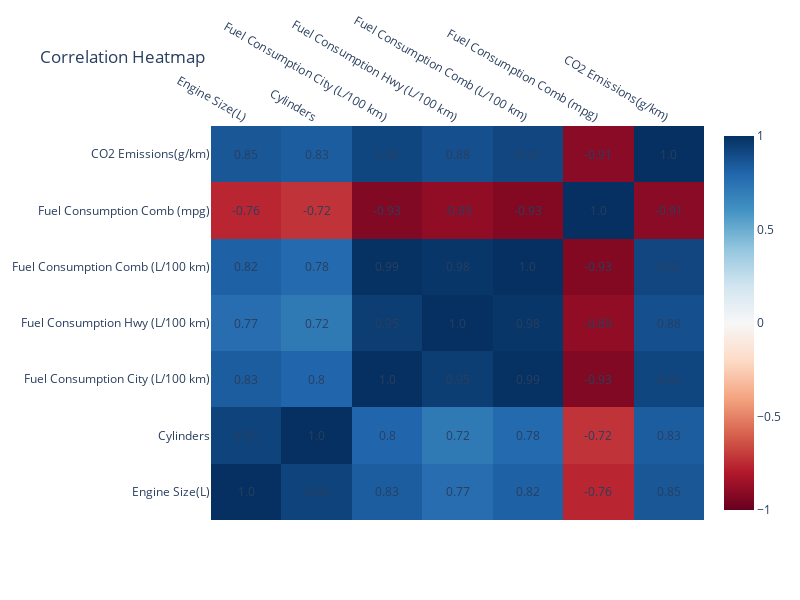

The notebook cell this image was saved under:
### Code cell
# Calculate the correlation matrix
correlation_matrix = df.corr()

# Define the annotations for the heatmap
annotations = []
for i, row in enumerate(correlation_matrix.values):
    for j, value in enumerate(row):
        annotations.append(
            dict(
                x=j,
                y=i,
                text=str(round(value, 2)),
                showarrow=False,
            )
        )

# Create the heatmap figure
fig = go.Figure(
    data=go.Heatmap(
        z=correlation_matrix.values,
        x=correlation_matrix.columns,
        y=correlation_matrix.columns,
        colorscale='RdBu',
        zmin=-1,
        zmax=1,
        text=correlation_matrix.values,
        hoverinfo='text',
    )
)

# Add annotations to the heatmap
fig.update_layout(
    annotations=annotations,
    xaxis=dict(ticks='', side='top'),
    yaxis=dict(ticks=''),
)

# Set the title and dimensions
fig.update_layout(
    title='Correlation Heatmap',
    width=800,
    height=600,
)

# Show the Plotly figure
fig.show()

### Figure 1 — Plotly figure (JSON) as saved in the notebook; plotly's stock layout.template omitted (floating-point values rounded to 4 significant figures)
{"data": [{"colorscale": [[0, "rgb(103,0,31)"], [0.1, "rgb(178,24,43)"], [0.2, "rgb(214,96,77)"], [0.3, "rgb(244,165,130)"], [0.4, "rgb(253,219,199)"], [0.5, "rgb(247,247,247)"], [0.6, "rgb(209,229,240)"], [0.7, "rgb(146,197,222)"], [0.8, "rgb(67,147,195)"], [0.9, "rgb(33,102,172)"], [1, "rgb(5,48,97)"]], "hoverinfo": "text", "text": [[1, 0.9288, 0.8342, 0.7668, 0.8201, -0.763, 0.8548], [0.9288, 1, 0.8013, 0.7176, 0.7811, -0.7237, 0.8347], [0.8342, 0.8013, 1, 0.9508, 0.9941, -0.9276, 0.9188], [0.7668, 0.7176, 0.9508, 1, 0.9786, -0.8919, 0.8834], [0.8201, 0.7811, 0.9941, 0.9786, 1, -0.9258, 0.9168], [-0.763, -0.7237, -0.9276, -0.8919, -0.9258, 1, -0.9068], [0.8548, 0.8347, 0.9188, 0.8834, 0.9168, -0.9068, 1]], "type": "heatmap", "x": ["Engine Size(L)", "Cylinders", "Fuel Consumption City (L/100 km)", "Fuel Consumption Hwy (L/100 km)", "Fuel Consumption Comb (L/100 km)", "Fuel Consumption Comb (mpg)", "CO2 Emissions(g/km)"], "y": ["Engine Size(L)", "Cylinders", "Fuel Consumption City (L/100 km)", "Fuel Consumption Hwy (L/100 km)", "Fuel Consumption Comb (L/100 km)", "Fuel Consumption Comb (mpg)", "CO2 Emissions(g/km)"], "z": [[1, 0.9288, 0.8342, 0.7668, 0.8201, -0.763, 0.8548], [0.9288, 1, 0.8013, 0.7176, 0.7811, -0.7237, 0.8347], [0.8342, 0.8013, 1, 0.9508, 0.9941, -0.9276, 0.9188], [0.7668, 0.7176, 0.9508, 1, 0.9786, -0.8919, 0.8834], [0.8201, 0.7811, 0.9941, 0.9786, 1, -0.9258, 0.9168], [-0.763, -0.7237, -0.9276, -0.8919, -0.9258, 1, -0.9068], [0.8548, 0.8347, 0.9188, 0.8834, 0.9168, -0.9068, 1]], "zmax": 1, "zmin": -1}], "layout": {"annotations": [{"showarrow": false, "text": "1.0", "x": 0, "y": 0}, {"showarrow": false, "text": "0.93", "x": 1, "y": 0}, {"showarrow": false, "text": "0.83", "x": 2, "y": 0}, {"showarrow": false, "text": "0.77", "x": 3, "y": 0}, {"showarrow": false, "text": "0.82", "x": 4, "y": 0}, {"showarrow": false, "text": "-0.76", "x": 5, "y": 0}, {"showarrow": false, "text": "0.85", "x": 6, "y": 0}, {"showarrow": false, "text": "0.93", "x": 0, "y": 1}, {"showarrow": false, "text": "1.0", "x": 1, "y": 1}, {"showarrow": false, "text": "0.8", "x": 2, "y": 1}, {"showarrow": false, "text": "0.72", "x": 3, "y": 1}, {"showarrow": false, "text": "0.78", "x": 4, "y": 1}, {"showarrow": false, "text": "-0.72", "x": 5, "y": 1}, {"showarrow": false, "text": "0.83", "x": 6, "y": 1}, {"showarrow": false, "text": "0.83", "x": 0, "y": 2}, {"showarrow": false, "text": "0.8", "x": 1, "y": 2}, {"showarrow": false, "text": "1.0", "x": 2, "y": 2}, {"showarrow": false, "text": "0.95", "x": 3, "y": 2}, {"showarrow": false, "text": "0.99", "x": 4, "y": 2}, {"showarrow": false, "text": "-0.93", "x": 5, "y": 2}, {"showarrow": false, "text": "0.92", "x": 6, "y": 2}, {"showarrow": false, "text": "0.77", "x": 0, "y": 3}, {"showarrow": false, "text": "0.72", "x": 1, "y": 3}, {"showarrow": false, "text": "0.95", "x": 2, "y": 3}, {"showarrow": false, "text": "1.0", "x": 3, "y": 3}, {"showarrow": false, "text": "0.98", "x": 4, "y": 3}, {"showarrow": false, "text": "-0.89", "x": 5, "y": 3}, {"showarrow": false, "text": "0.88", "x": 6, "y": 3}, {"showarrow": false, "text": "0.82", "x": 0, "y": 4}, {"showarrow": false, "text": "0.78", "x": 1, "y": 4}, {"showarrow": false, "text": "0.99", "x": 2, "y": 4}, {"showarrow": false, "text": "0.98", "x": 3, "y": 4}, {"showarrow": false, "text": "1.0", "x": 4, "y": 4}, {"showarrow": false, "text": "-0.93", "x": 5, "y": 4}, {"showarrow": false, "text": "0.92", "x": 6, "y": 4}, {"showarrow": false, "text": "-0.76", "x": 0, "y": 5}, {"showarrow": false, "text": "-0.72", "x": 1, "y": 5}, {"showarrow": false, "text": "-0.93", "x": 2, "y": 5}, {"showarrow": false, "text": "-0.89", "x": 3, "y": 5}, {"showarrow": false, "text": "-0.93", "x": 4, "y": 5}, {"showarrow": false, "text": "1.0", "x": 5, "y": 5}, {"showarrow": false, "text": "-0.91", "x": 6, "y": 5}, {"showarrow": false, "text": "0.85", "x": 0, "y": 6}, {"showarrow": false, "text": "0.83", "x": 1, "y": 6}, {"showarrow": false, "text": "0.92", "x": 2, "y": 6}, {"showarrow": false, "text": "0.88", "x": 3, "y": 6}, {"showarrow": false, "text": "0.92", "x": 4, "y": 6}, {"showarrow": false, "text": "-0.91", "x": 5, "y": 6}, {"showarrow": false, "text": "1.0", "x": 6, "y": 6}], "height": 600, "title": {"text": "Correlation Heatmap"}, "width": 800, "xaxis": {"side": "top", "ticks": ""}, "yaxis": {"ticks": ""}}}
